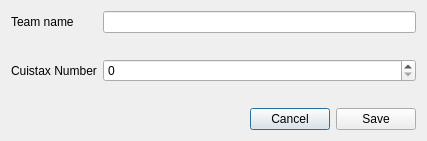
<?xml version="1.0" encoding="UTF-8"?>
<ui version="4.0">
 <class>DialogAddTeam</class>
 <widget class="QDialog" name="DialogAddTeam">
  <property name="geometry">
   <rect>
    <x>0</x>
    <y>0</y>
    <width>427</width>
    <height>141</height>
   </rect>
  </property>
  <property name="windowTitle">
   <string>Create a new team</string>
  </property>
  <layout class="QVBoxLayout" name="verticalLayout">
   <item>
    <layout class="QGridLayout" name="gridLayoutForm">
     <item row="0" column="0">
      <widget class="QLabel" name="labelTeamName">
       <property name="text">
        <string>Team name</string>
       </property>
      </widget>
     </item>
     <item row="0" column="1">
      <widget class="QLineEdit" name="lineEditTeamName"/>
     </item>
     <item row="1" column="1">
      <widget class="QLabel" name="labelTeamNameInformation">
       <property name="alignment">
        <set>Qt::AlignCenter</set>
       </property>
      </widget>
     </item>
     <item row="2" column="0">
      <widget class="QLabel" name="labelCuistaxNumber">
       <property name="text">
        <string>Cuistax Number</string>
       </property>
      </widget>
     </item>
     <item row="2" column="1">
      <widget class="QSpinBox" name="spinBoxCuistaxNumber">
       <property name="accelerated">
        <bool>true</bool>
       </property>
       <property name="maximum">
        <number>999999</number>
       </property>
      </widget>
     </item>
     <item row="3" column="1">
      <widget class="QLabel" name="labelCuistaxNumberInformation"/>
     </item>
    </layout>
   </item>
   <item>
    <layout class="QHBoxLayout" name="horizontalLayoutButtonBox">
     <item>
      <spacer name="horizontalSpacerButtonBox">
       <property name="orientation">
        <enum>Qt::Horizontal</enum>
       </property>
       <property name="sizeHint" stdset="0">
        <size>
         <width>40</width>
         <height>20</height>
        </size>
       </property>
      </spacer>
     </item>
     <item>
      <widget class="QPushButton" name="pushButtonCancel">
       <property name="text">
        <string>Cancel</string>
       </property>
      </widget>
     </item>
     <item>
      <widget class="QPushButton" name="pushButtonSave">
       <property name="text">
        <string>Save</string>
       </property>
      </widget>
     </item>
    </layout>
   </item>
  </layout>
 </widget>
 <resources/>
 <connections/>
</ui>
